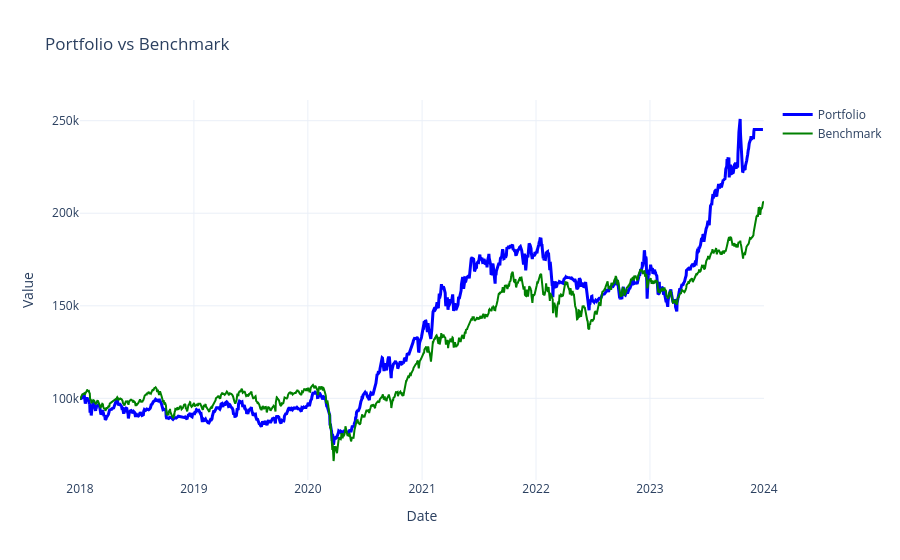

This figure's notebook cell:
### Code cell
import plotly.graph_objects as go
import plotly.io as pio
benchmark_df = pd.read_csv('src/benchmark.csv', index_col=0, parse_dates=True)
benchmark_df=benchmark_df[TRADING_START_DATE:END_DATE]#HERE ALSO IF UPDATED DATE IN "backtest()"
no_of_stocks = 100000 / benchmark_df['close'].iloc[0]
benchmark_df['close'] = benchmark_df['close'] * no_of_stocks
stats_eq = pf.stats()
eq_curve = pf.value()
eq_curve=eq_curve[TRADING_START_DATE:END_DATE]
fig = go.Figure()

fig.add_trace(go.Scatter(
    x=eq_curve.index,
    y=eq_curve.values,
    mode='lines',
    name='Portfolio',
    line=dict(color='blue', width=3)
))
fig.add_trace(go.Scatter(
    x=benchmark_df.index,
    y=benchmark_df.iloc[:, 0],  # assumes benchmark is in first column
    mode='lines',
    name='Benchmark',
    line=dict(color='green', width=2)
))
fig.update_layout(
    title='Portfolio vs Benchmark',
    xaxis_title='Date',
    yaxis_title='Value',
    template='plotly_white'
)

fig.show()

### Figure 1 — Plotly figure (JSON) as saved in the notebook; plotly's stock layout.template omitted (floating-point values rounded to 4 significant figures; data arrays with more than 128 entries replaced by an {"elided": "..."} marker saying what was removed)
{"data": [{"line": {"color": "blue", "width": 3}, "mode": "lines", "name": "Portfolio", "type": "scatter", "x": {"elided": "1485 str values"}, "y": {"elided": "1485 float values"}}, {"line": {"color": "green", "width": 2}, "mode": "lines", "name": "Benchmark", "type": "scatter", "x": {"elided": "1485 str values"}, "y": {"elided": "1485 float values"}}], "layout": {"title": {"text": "Portfolio vs Benchmark"}, "xaxis": {"title": {"text": "Date"}}, "yaxis": {"title": {"text": "Value"}}}}
